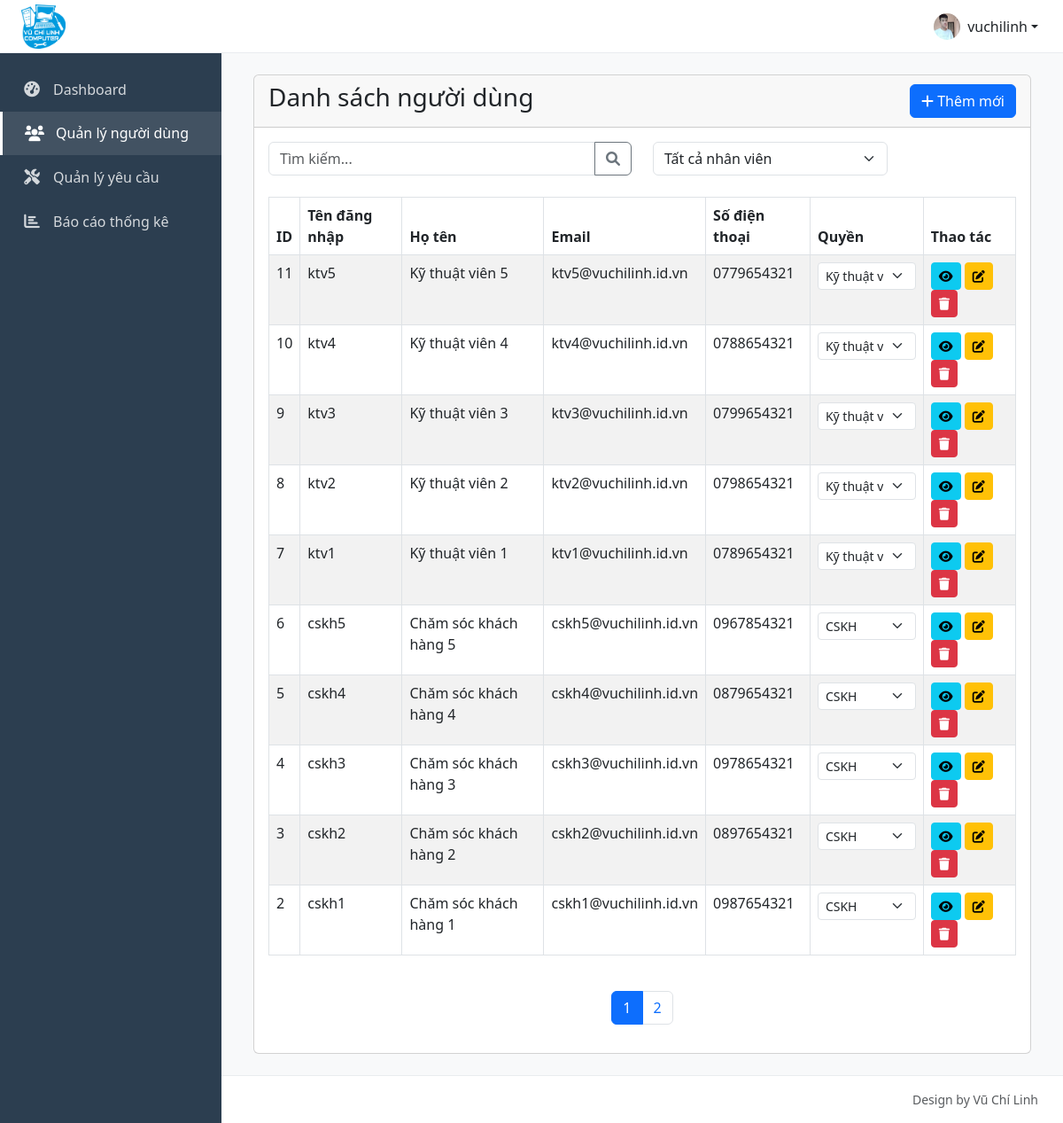
Page /dashboard/users/index.php (signed in) on the committed database.
### tables this page shows
CREATE TABLE `user_infos` (
  `id` int NOT NULL,
  `user_id` int NOT NULL,
  `fullname` varchar(100) DEFAULT NULL,
  `phone` varchar(20) DEFAULT NULL,
  `address` text,
  `gender` enum('nam','nu') DEFAULT NULL,
  `avatar` varchar(255) DEFAULT NULL,
  `created_at` timestamp NULL DEFAULT CURRENT_TIMESTAMP,
  `update_at` timestamp NOT NULL DEFAULT CURRENT_TIMESTAMP ON UPDATE CURRENT_TIMESTAMP
);

CREATE TABLE `users` (
  `id` int NOT NULL,
  `username` varchar(50) NOT NULL,
  `password` varchar(255) NOT NULL,
  `email` varchar(100) NOT NULL,
  `created_at` timestamp NULL DEFAULT CURRENT_TIMESTAMP,
  `update_at` timestamp NOT NULL DEFAULT CURRENT_TIMESTAMP ON UPDATE CURRENT_TIMESTAMP,
  `role` tinyint NOT NULL DEFAULT '0' COMMENT 'Chức vụ (0 khách hàng, 1 admin, 2 cskh, 3 ktv)'
);

### dashboard/users/index.php (the view, shortened to what this page needs)
<?php
require_once '../../include/function.php';
$search = isset($_GET['search']) ? $_GET['search'] : '';
$role_filter = isset($_GET['role']) ? $_GET['role'] : '';
$page = isset($_GET['page']) ? (int)$_GET['page'] : 1;
$limit = 10;
$offset = ($page - 1) * $limit;
$where = "WHERE u.role > 0";
$params = [];
$stmt = $pdo->prepare("SELECT COUNT(*) FROM users u LEFT JOIN user_infos ui ON u.id = ui.user_id $where");
$stmt->execute($params);
$total_records = $stmt->fetchColumn();
$total_pages = ceil($total_records / $limit);
$sql = "SELECT u.*, ui.fullname, ui.phone, ui.address, ui.gender, ui.avatar
        FROM users u
        LEFT JOIN user_infos ui ON u.id = ui.user_id
        $where
        ORDER BY u.id DESC
        LIMIT $limit OFFSET $offset";
$stmt = $pdo->prepare($sql);
$stmt->execute($params);
$users = $stmt->fetchAll();
require_once '../../include/layout/dashboard_header.php';
?>
<div class="container-fluid">
    <div class="row">
        <div class="col-md-12">
            <div class="card">
                <div class="card-header d-flex justify-content-between align-items-center">
                    <h3 class="card-title">Danh sách người dùng</h3>
                    <a href="create.php" class="btn btn-primary">
                        <i class="fas fa-plus"></i> Thêm mới
                    </a>
                </div>
                <div class="card-body">
                    <form method="GET" action="" class="mb-4">
                        <div class="row">
                            <div class="col-md-6">
                                <div class="input-group">
                                    <input type="text" class="form-control" name="search" placeholder="Tìm kiếm..." value="<?php echo htmlspecialchars($search); ?>">
                                    <button class="btn btn-outline-secondary" type="submit">
                                        <i class="fas fa-search"></i>
                                    </button>
                                </div>
                            </div>
                            <div class="col-md-4">
                                <select name="role" class="form-select" onchange="this.form.submit()">
                                    <option value="">Tất cả nhân viên</option>
                                </select>
                            </div>
                        </div>
                    </form>
                    <div class="table-responsive">
                        <table class="table table-bordered table-striped">
                            <thead>
                                <tr>
                                    <th>ID</th>
                                    <th>Tên đăng nhập</th>
                                    <th>Họ tên</th>
                                    <th>Email</th>
                                    <th>Số điện thoại</th>
                                    <th>Quyền</th>
                                    <th>Thao tác</th>
                                </tr>
                            </thead>
                            <tbody>
                                <?php foreach($users as $user): ?>
                                <tr>
                                    <td><?php echo $user['id']; ?></td>
                                    <td><?php echo $user['username']; ?></td>
                                    <td><?php echo $user['fullname']; ?></td>
                                    <td><?php echo $user['email']; ?></td>
                                    <td><?php echo $user['phone']; ?></td>
                                    <td>
                                        <form method="POST" action="" class="d-inline">
                                            <select name="role" class="form-select form-select-sm" onchange="this.form.submit()" <?php echo $user['id'] == $_SESSION['user_id'] ? 'disabled' : ''; ?>>
                                                <option value="2" <?php echo $user['role'] == 2 ? 'selected' : ''; ?>>CSKH</option>
                                                <option value="3" <?php echo $user['role'] == 3 ? 'selected' : ''; ?>>Kỹ thuật viên</option>
                                            </select>
                                        </form>
                                    </td>
                                    <td>
                                        <a href="view.php?id=<?php echo $user['id']; ?>" class="btn btn-info btn-sm">
                                            <i class="fas fa-eye"></i>
                                        </a>
                                        <a href="edit.php?id=<?php echo $user['id']; ?>" class="btn btn-warning btn-sm">
                                            <i class="fas fa-edit"></i>
                                        </a>
                                        <?php if($user['id'] != $_SESSION['user_id']): ?>
                                            <form method="POST" action="" class="d-inline" onsubmit="return confirm('Bạn có chắc chắn muốn xóa người dùng này?');">
                                                <button type="submit" name="delete_user" class="btn btn-danger btn-sm">
                                                    <i class="fas fa-trash"></i>
                                                </button>
                                            </form>
                                        <?php endif; ?>
                                    </td>
                                </tr>
                                <?php endforeach; ?>
                            </tbody>
                        </table>
                    </div>
                    <?php if($total_pages > 1): ?>
                    <nav aria-label="Page navigation" class="mt-4">
                        <ul class="pagination justify-content-center">
                            <?php for($i = 1; $i <= $total_pages; $i++): ?>
                                <li class="page-item <?php echo $i == $page ? 'active' : ''; ?>">
                                    <a class="page-link" href="?page=<?php echo $i; ?>&search=<?php echo urlencode($search); ?>&role=<?php echo $role_filter; ?>"><?php echo $i; ?></a>
                                </li>
                            <?php endfor; ?>
                        </ul>
                    </nav>
                    <?php endif; ?>
                </div>
            </div>
        </div>
    </div>
</div>
<?php require_once '../../include/layout/dashboard_footer.php'; ?>

### include/layout/dashboard_header.php (shortened to what this page needs)
<?php
function isCurrentUrl($path) {
    return strpos($_SERVER['REQUEST_URI'], $path) !== false;
}
?>
<!DOCTYPE html>
<html>
<head>
    <link href="https://cdn.jsdelivr.net/npm/bootstrap@5.3.0/dist/css/bootstrap.min.css" rel="stylesheet">
    <link href="https://cdnjs.cloudflare.com/ajax/libs/font-awesome/6.0.0/css/all.min.css" rel="stylesheet">
    <link href="/assets/css/dashboard.css" rel="stylesheet">
</head>
<body>
    <nav class="top-navbar d-flex justify-content-center align-items-center">
        <div class="container-fluid px-3">
            <div class="d-flex justify-content-center align-items-center h-100">
                <a href="/" class="navbar-brand d-flex align-items-center">
                    <img src="/assets/media/logo.png" alt="Logo" width="50" class="ms-2">
                </a>
                <div class="dropdown">
                    <button type="button" class="btn btn-link text-dark dropdown-toggle d-flex align-items-center border-0" data-bs-toggle="dropdown">
                    <?php
                                $stmt = $pdo->prepare("SELECT avatar FROM user_infos WHERE user_id = ?");
                                $stmt->execute([$_SESSION['user_id']]);
                                $avatar = $stmt->fetchColumn();
                                if($avatar): ?>
                            <img src="/assets/media/uploads/avatars/<?php echo $avatar; ?>" class="rounded-circle me-2"
                                width="30" height="30" style="object-fit: cover;width: 30px;height: 30px;">
                            <?php else: ?>
                            <img src="/assets/media/uploads/avatars/default.jpg" class="rounded-circle me-2" width="30"
                                height="30" style="object-fit: cover;width: 30px;height: 30px;">
                            <?php endif; ?>
                        <span class="d-none d-sm-inline"><?php echo $_SESSION['username']; ?></span>
                    </button>
                </div>
            </div>
        </div>
    </nav>
    <nav class="sidebar">
        <div class="py-3">
            <a href="/dashboard" class="nav-link <?php echo isCurrentUrl('/dashboard/index.php') ? 'active' : ''; ?>">
                <i class="fas fa-tachometer-alt"></i>
                <span>Dashboard</span>
            </a>
            <?php if($_SESSION['role'] == 1): ?>
            <a href="/dashboard/users" class="nav-link <?php echo isCurrentUrl('/dashboard/users') ? 'active' : ''; ?>">
                <i class="fas fa-users"></i>
                <span>Quản lý người dùng</span>
            </a>
            <?php endif; ?>
            <?php if(in_array($_SESSION['role'], [1, 2, 3])): ?>
            <a href="/dashboard/quan-ly-yeu-cau" class="nav-link <?php echo isCurrentUrl('/dashboard/quan-ly-yeu-cau') ? 'active' : ''; ?>">
                <i class="fas fa-tools"></i>
                <span>Quản lý yêu cầu</span>
            </a>
            <?php endif; ?>
            <?php if(in_array($_SESSION['role'], [1, 2])): ?>
            <a href="/dashboard/bao-cao" class="nav-link <?php echo isCurrentUrl('/dashboard/bao-cao') ? 'active' : ''; ?>">
                <i class="fas fa-chart-bar"></i>
                <span>Báo cáo thống kê</span>
            </a>
            <?php endif; ?>
        </div>
    </nav>
    <main class="main-content">

### assets/css/dashboard.css (style rules this page uses)
:root { --sidebar-width: 250px; --topbar-height: 60px; --primary: #2c3e50; --border-color: #e9ecef; }
body { min-height: 100vh; background: #f8f9fa; }
a, button { text-decoration: none !important; }
.top-navbar { height: var(--topbar-height); position: fixed; top: 0; right: 0; left: 0; z-index: 1030; background: #fff; border-bottom: 1px solid var(--border-color); }
.sidebar { position: fixed; top: var(--topbar-height); left: 0; bottom: 0; width: var(--sidebar-width); background: var(--primary); z-index: 1020; }
.sidebar .nav-link { padding: 0.8rem 1.5rem; color: rgba(255,255,255,.8); display: flex; align-items: center; transition: all 0.2s; }
.sidebar .nav-link i { width: 1.5rem; font-size: 1.1rem; margin-right: 0.75rem; text-align: center; }
.sidebar .nav-link.active { color: #fff; background: rgba(255,255,255,.1); border-left: 3px solid #fff; }
.main-content { margin-left: var(--sidebar-width); margin-top: var(--topbar-height); padding: 1.5rem; min-height: calc(100vh - var(--topbar-height)); }
a { text-decoration: none !important; }

### rows in the picture
user_infos: avatar (picture)
user_infos: user "11", user.username "ktv5", fullname "Kỹ thuật viên 5", user.email "ktv5@vuchilinh.id.vn", phone "0779654321", role "Kỹ thuật viên"
user_infos: user "10", user.username "ktv4", fullname "Kỹ thuật viên 4", user.email "ktv4@vuchilinh.id.vn", phone "0788654321", role "Kỹ thuật viên"
user_infos: user "9", user.username "ktv3", fullname "Kỹ thuật viên 3", user.email "ktv3@vuchilinh.id.vn", phone "0799654321", role "Kỹ thuật viên"
user_infos: user "8", user.username "ktv2", fullname "Kỹ thuật viên 2", user.email "ktv2@vuchilinh.id.vn", phone "0798654321", role "Kỹ thuật viên"
user_infos: user "7", user.username "ktv1", fullname "Kỹ thuật viên 1", user.email "ktv1@vuchilinh.id.vn", phone "0789654321", role "Kỹ thuật viên"
user_infos: user "6", user.username "cskh5", fullname "Chăm sóc khách hàng 5", user.email "cskh5@vuchilinh.id.vn", phone "0967854321", role "CSKH"
user_infos: user "5", user.username "cskh4", fullname "Chăm sóc khách hàng 4", user.email "cskh4@vuchilinh.id.vn", phone "0879654321", role "CSKH"
user_infos: user "4", user.username "cskh3", fullname "Chăm sóc khách hàng 3", user.email "cskh3@vuchilinh.id.vn", phone "0978654321", role "CSKH"
user_infos: user "3", user.username "cskh2", fullname "Chăm sóc khách hàng 2", user.email "cskh2@vuchilinh.id.vn", phone "0897654321", role "CSKH"
user_infos: user "2", user.username "cskh1", fullname "Chăm sóc khách hàng 1", user.email "cskh1@vuchilinh.id.vn", phone "0987654321", role "CSKH"

### other values in the picture
$_SESSION['username'] "vuchilinh"
